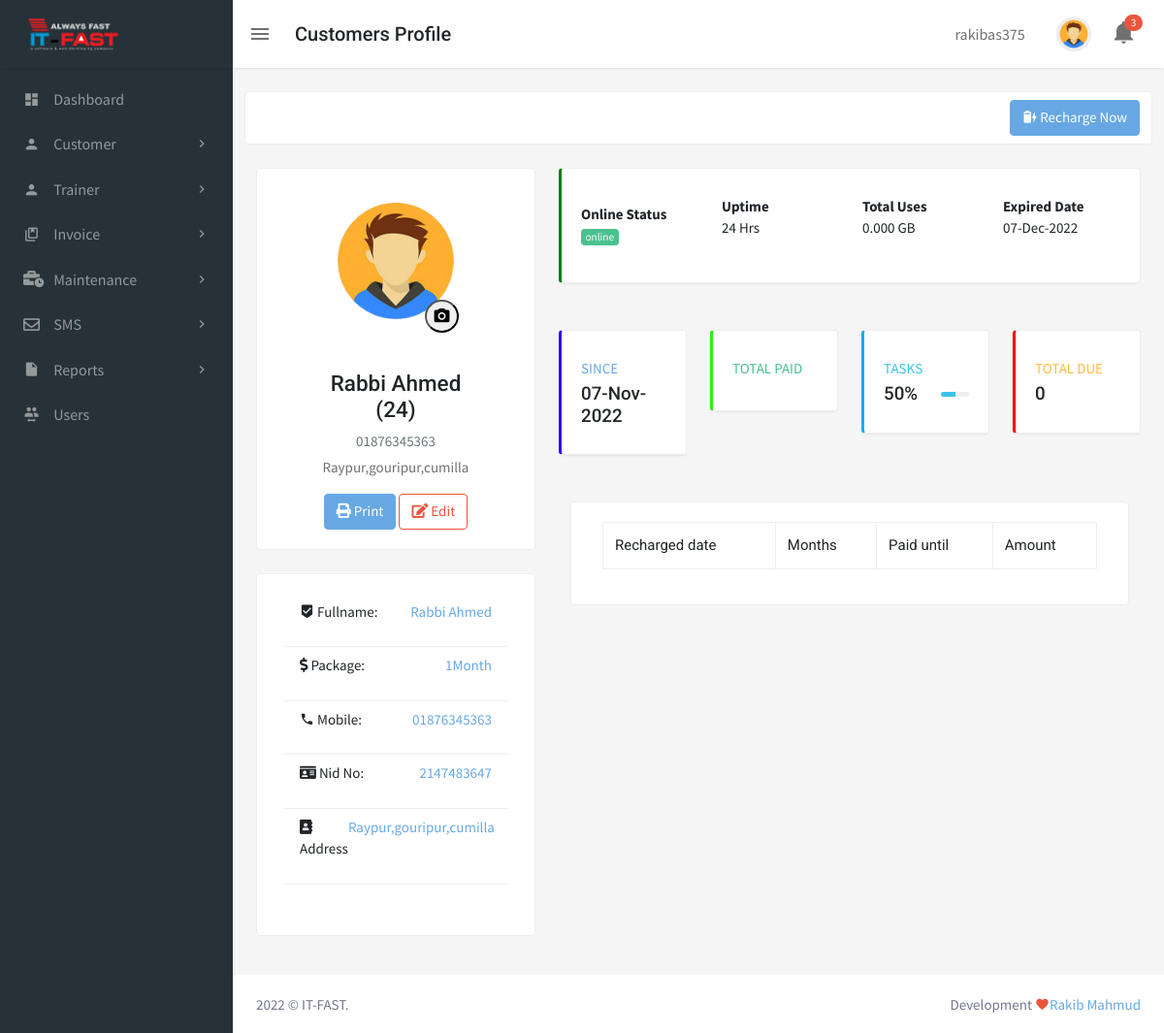
Screenshot of /profile.php?id=24 (signed in) with the database file from the repository.
### tables this page shows
CREATE TABLE `customers` (
  `id` int(11) NOT NULL,
  `customer_name` varchar(55) NOT NULL,
  `father_name` varchar(255) NOT NULL,
  `address` varchar(255) NOT NULL,
  `expire_date` varchar(55) NOT NULL,
  `profession` varchar(255) NOT NULL,
  `reference` varchar(55) DEFAULT NULL,
  `teacher_asign` int(11) NOT NULL,
  `nid` int(55) DEFAULT NULL,
  `paid` varchar(55) DEFAULT NULL,
  `discount` int(11) DEFAULT NULL,
  `due` varchar(55) DEFAULT NULL,
  `total` varchar(55) DEFAULT NULL,
  `mobile` varchar(55) NOT NULL,
  `weight` int(11) NOT NULL,
  `hight` varchar(55) NOT NULL,
  `blood_group` varchar(55) NOT NULL,
  `package_id` int(11) NOT NULL,
  `price` varchar(55) NOT NULL,
  `date` date NOT NULL DEFAULT current_timestamp(),
  `status` int(11) NOT NULL COMMENT '1=active, 2=deactive',
  `image_path` varchar(255) DEFAULT 'images/avatar.png',
  `gender` varchar(55) DEFAULT NULL
);

CREATE TABLE `package` (
  `package_id` int(11) NOT NULL,
  `package_name` varchar(255) NOT NULL,
  `package_price` varchar(55) NOT NULL
);

### profile.php (the view, shortened to what this page needs)
<?php
include 'include/database_connect.php';
if (isset($_GET['id'])) {
    $profileId= $_GET['id'];
    if ($allCustomer=$con->query("SELECT * FROM `customers` INNER JOIN package ON customers.package_id=package.package_id WHERE id=$profileId")) {
       while ($rows=$allCustomer->fetch_array()) {
            $id=$rows['id'];
            $fullname=$rows['customer_name'];
            $address=$rows['address'];
            $expire_date=$rows['expire_date'];
            $nid=$rows['nid'];
            $due=$rows['due'];
            $mobile=$rows['mobile'];
            $date=$rows['date'];
            $package_name=$rows['package_name'];
            $image_path=$rows['image_path'];
        }
    }
}
 ?>
<!doctype html>
<html lang="en">
    <head>
        <link href="assets/libs/datatables.net-bs4/css/dataTables.bootstrap4.min.css" rel="stylesheet" type="text/css">
        <link href="assets/libs/datatables.net-responsive-bs4/css/responsive.bootstrap4.min.css" rel="stylesheet" type="text/css">
        <link href="assets/libs/c3/c3.min.css" rel="stylesheet" type="text/css">
        <link href="assets/css/bootstrap.min.css" id="bootstrap-style" rel="stylesheet" type="text/css">
        <link href="assets/css/icons.min.css" rel="stylesheet" type="text/css">
        <link href="assets/css/app.min.css" id="app-style" rel="stylesheet" type="text/css">
        <link href="assets/css/custom.css" id="app-style" rel="stylesheet" type="text/css">
        <link rel="stylesheet" type="text/css" href="assets/css/toastr.min.css">
    </head>
    <body data-sidebar="dark">
        <div id="layout-wrapper">
            <header id="page-topbar">
                <div class="navbar-header">
                    <div class="d-flex">
                        <div class="navbar-brand-box">
                            <a href="index.php" class="logo logo-light">
                                <span class="logo-lg">
                                    <img src="assets/images/it-fast.png" alt="" height="36">
                                </span>
                            </a>
                        </div>
                        <button type="button" class="btn btn-sm px-3 font-size-24 header-item waves-effect" id="vertical-menu-btn">
                            <i class="mdi mdi-menu"></i>
                        </button>
                        <div class="d-none d-sm-block ms-2">
                            <h4 class="page-title">Customers Profile</h4>
                        </div>
                    </div>
                    <div class="d-flex">
                        <div class="dropdown d-none d-md-block me-2">
                            <button type="button" class="btn header-item waves-effect" data-bs-toggle="dropdown" aria-haspopup="true" aria-expanded="false">
                                <span class="font-size-16">
                                <?php
                                if (isset($_SESSION['username'])) {
                                    echo $_SESSION['username'];
                                }
                                ?>
                                 </span>
                            </button>
                        </div>
                        <div class="dropdown d-inline-block">
                            <button type="button" class="btn header-item waves-effect" id="page-header-user-dropdown" data-bs-toggle="dropdown" aria-haspopup="true" aria-expanded="false">
                                <img class="rounded-circle header-profile-user" src="assets/images/users/avatar-1.jpg" alt="Header Avatar">
                            </button>
                        </div>
                        <div class="dropdown d-inline-block me-2">
                            <button type="button" class="btn header-item noti-icon waves-effect" id="page-header-notifications-dropdown" data-bs-toggle="dropdown" aria-expanded="false">
                                <i class="ion ion-md-notifications"></i>
                                <span class="badge bg-danger rounded-pill">3</span>
                            </button>
                        </div>
                    </div>
                </div>
            </header>
            <div class="vertical-menu">
                <div data-simplebar class="h-100">
                <?php include 'Menu/menu.php'; ?>
            </div>
            </div>
<div class="main-content">
    <div class="page-content">
        <div class="container-fluid">
            <div class="row">
                <div class="card">
                    <div class="row">
                            <div class="col-md-6"></div>
                            <div class="col-md-6">
                        		<div class="d-flex py-2" style="float:right;">
                                    <abbr title="Recharge">
                                        <button  type="button" id="rechargeBtn"
                                        class="btn btn-primary ">
                                        <i class="mdi mdi mdi-battery-charging-90"></i> Recharge Now
                                    </button></abbr>
                                </div>
                    	</div>
                    </div>
                </div>
            </div>
           <div class="row">
               <div class="container">
                    <div class="main-body">
                        <div class="row gutters-sm">
                            <div class="col-md-4 mb-3">
                                <div class="card">
                                    <div class="card-body">
                                        <div class="d-flex flex-column align-items-center text-center profile">
                                            <img src="<?php echo $image_path; ?>" class="rounded-circle img-fluid"
                                                width="150px" height="100px" />
                                            <div class="imgUpIcon">
                                                <button id="uploadBtn"type="button">
                                                    <i class="mdi mdi-camera"></i>
                                                </button>
                                            </div><br>
                                            <div class="mt-3">
                                                <h4>
                                                    <?php echo $fullname; ?><br>
                                                    (<?php echo $id; ?>)
                                                </h4>
                                                <p class="text-secondary mb-1"><?php echo $mobile; ?></p>
                                                <p class="text-muted font-size-sm"><?php echo $address; ?></p>
                                                <button class="btn btn-primary"><i class="fas fa-print"></i> Print</button>
                                                <a href="customer_update.php?id=<?php echo $id; ?> " class="btn btn-outline-danger"><i class="fas fa-edit"></i> Edit</a>
                                            </div>
                                        </div>
                                    </div>
                                </div>
                                <div class="card">
               <div class="card-body">
                   <div class="col-12 bg-white p-0 px-2 pb-3 mb-3">
                    <div class="d-flex justify-content-between border-bottom py-2 px-3">
                        <p><i class="mdi mdi-marker-check"></i> Fullname:</p> <a href="#"><?php echo $fullname; ?></a>
                    </div>
                    <div class="d-flex justify-content-between border-bottom py-2 px-3">
                        <p><i class=" fas fa-dollar-sign"></i>    Package:</p> <a href="#">
                            <?php echo $package_name; ?>
                        </a>
                    </div>
                    <div class="d-flex justify-content-between border-bottom py-2 px-3">
                        <p><i class="mdi mdi-phone"></i> Mobile:</p> <a href="#"><?php echo $mobile; ?></a>
                    </div>
                    <div class="d-flex justify-content-between border-bottom py-2 px-3">
                        <p><i class="fas fa-id-card"></i> Nid No:</p> <a href="#"><?php echo $nid; ?></a>
                    </div>
                    <div class="d-flex justify-content-between border-bottom py-2 px-3">
                        <p><i class="fas fa-address-book"></i> Address</p> <a href="#"><?php echo $address; ?></a>
                    </div>
                </div>
               </div>
           </div>
                            </div>
                            <div class="col-md-8">
                               <div class="row d-flex">
                                    <div class="col-md-12 mb-4">
                                      <div class="card  shadow py-2" style="border-left:3px solid green;">
                                        <div class="card-body">
                                          <div class="row no-gutters align-items-center">
                                            <div class="col">
                                                   <b>Online Status</b><br>
                                                   <span class="badge bg-success">online</span>
                                               </div>
                                               <div class="col">
                                                   <b>Uptime</b>
                                                   <p>24
                                                     Hrs                                         </p>
                                               </div>
                                               <div class="col">
                                                   <b>Total Uses</b>
                                                   <p>
                                                    0.000 GB                                         </p>
                                               </div>
                                               <div class="col">
                                                   <b>Expired Date</b><br>
                                                   <p>
                                                    <?php
                                                   $expiredate = new DateTime($expire_date);
                                                     echo $expiredate->format('d-M-Y');
                                                   ?>
                                                   </p>
                                               </div>
                                          </div>
                                        </div>
                                      </div>
                                    </div>
                               </div>
                                <div class="row">
            <div class="col-xl-3 col-md-6 mb-4">
              <div class="card shadow py-2" style="border-left:3px solid #2A0FF1;">
                <div class="card-body">
                  <div class="row no-gutters align-items-center">
                    <div class="col mr-2">
                      <div class="text-xs font-weight-bold text-primary text-uppercase mb-1">Since</div>
                      <div class="h5 mb-0 font-weight-bold text-gray-800">
                          <?php
                                $createdate = new DateTime($date);
                                $createdate = $createdate->format('d-M-Y');
                                echo $createdate;
                            ?>
                      </div>
                    </div>
                  </div>
                </div>
              </div>
            </div>
            <div class="col-xl-3 col-md-6 mb-4">
              <div class="card shadow  py-2" style="border-left:3px solid #27F10F;">
                <div class="card-body">
                  <div class="row no-gutters align-items-center">
                    <div class="col mr-2">
                      <div class="text-xs font-weight-bold text-success text-uppercase mb-1">Total Paid</div>
                    </div>
                  </div>
                </div>
              </div>
            </div>
            <div class="col-xl-3 col-md-6 mb-4">
              <div class="card shadow  py-2" style="border-left:3px solid #0FADF1;">
                <div class="card-body">
                  <div class="row no-gutters align-items-center">
                    <div class="col mr-2">
                      <div class="text-xs font-weight-bold text-info text-uppercase mb-1">Tasks</div>
                      <div class="row no-gutters align-items-center">
                        <div class="col-auto">
                          <div class="h5 mb-0 mr-3 font-weight-bold text-gray-800">50%</div>
                        </div>
                        <div class="col">
                          <div class="progress progress-sm mr-2">
                            <div class="progress-bar bg-info" role="progressbar" style="width: 50%" aria-valuenow="50" aria-valuemin="0" aria-valuemax="100"></div>
                          </div>
                        </div>
                      </div>
                    </div>
                  </div>
                </div>
              </div>
            </div>
            <div class="col-xl-3 col-md-6 mb-4">
              <div class="card shadow  py-2" style="border-left:3px solid red;">
                <div class="card-body">
                  <div class="row no-gutters align-items-center">
                    <div class="col mr-2">
                      <div class="text-xs font-weight-bold text-warning text-uppercase mb-1">Total Due</div>
                      <div class="h5 mb-0 font-weight-bold text-gray-800">
                         <?php echo $due; ?>
                      </div>
                    </div>
                  </div>
                </div>
              </div>
            </div>
          </div>
<div class="container">
    <div class="row">
        <div class="card">
            <div class="card-body">
                 <div class="table-responsive" id="tableStyle">
                             <table id="customerDataTable" class="table table-striped table-bordered  " cellspacing="0" width="100%">
                                <thead>
                                    <tr>
                                        <th>Recharged date</th>
                                        <th>Months</th>
                                        <th >Paid until</th>
                                        <th >Amount</th>
                                    </tr>
                                </thead>
                            </table>
                        </div>
            </div>
        </div>
    </div>
</div>
                            </div>
                        </div>
                    </div>
                </div>
           </div>
        </div>
    </div>
     <?php include 'Footer/footer.php'; ?>
</div>
        </div>
    </body>
</html>

### rows the page displays
customers: image_path (placeholder picture), customer_name "Rabbi Ahmed", id "24", mobile "01876345363", address "Raypur,gouripur,cumilla", package.package_name "1Month", nid "2147483647", expire_date "07-Dec-2022", date "07-Nov-2022", due "0"

### other values shown
$_SESSION['username'] "rakibas375"
